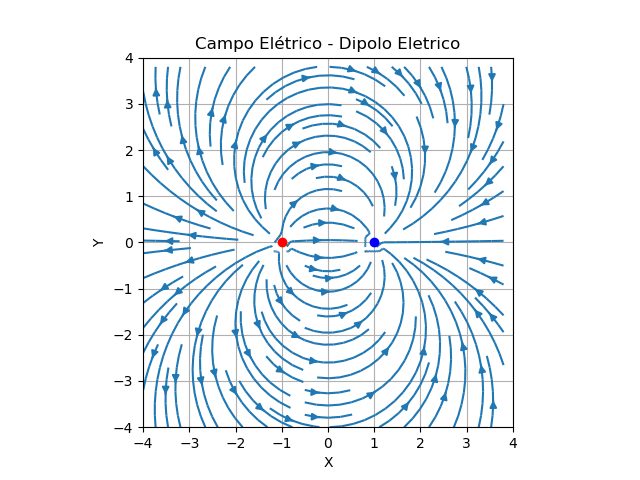

Write the Python code that produced this figure.
import numpy as np
import matplotlib.pyplot as plt

## Dada uma carga q na origem (0,0)

def E(x, y):
    #q1 = 1 # C
    #q2 = -1
    #k = 1.0
    #d = 1.0
    #pos1 = np.array([-d, 0])
    #pos2 = np.array([d, 0])
    Ex = (x + 1) / ((x+1)**2 + y**2) - (x - 1) / ((x-1)**2 + y**2)
    Ey = y / ((x+1)**2 + y**2) - y/((x-1)**2 + y**2) 
    return Ex, Ey


x = np.arange(-4, 4, 0.01)
y = np.arange(-4, 4, 0.01)
x, y = np.meshgrid(x, y)
u, v = E(x, y)


fig, ax = plt.subplots()
ax.set_aspect('equal')
# Plotting Vector Field with QUIVER
#plt.quiver(x, y, u, v, color='g')  # Quiver nao funciona bem
ax.streamplot(x, y, u, v)
plt.title('Campo Elétrico - Dipolo Eletrico')
ax.plot(-1, 0, '-or')
ax.plot(+1, 0, 'ob')
ax.set_xlabel('X')
ax.set_ylabel('Y')

# Setting x, y boundary limits
plt.xlim(-4, 4)
plt.ylim(-4, 4)
  
# Show plot with grid
plt.grid()
plt.savefig("dipolo-eletrico-quiver.png")
plt.show()